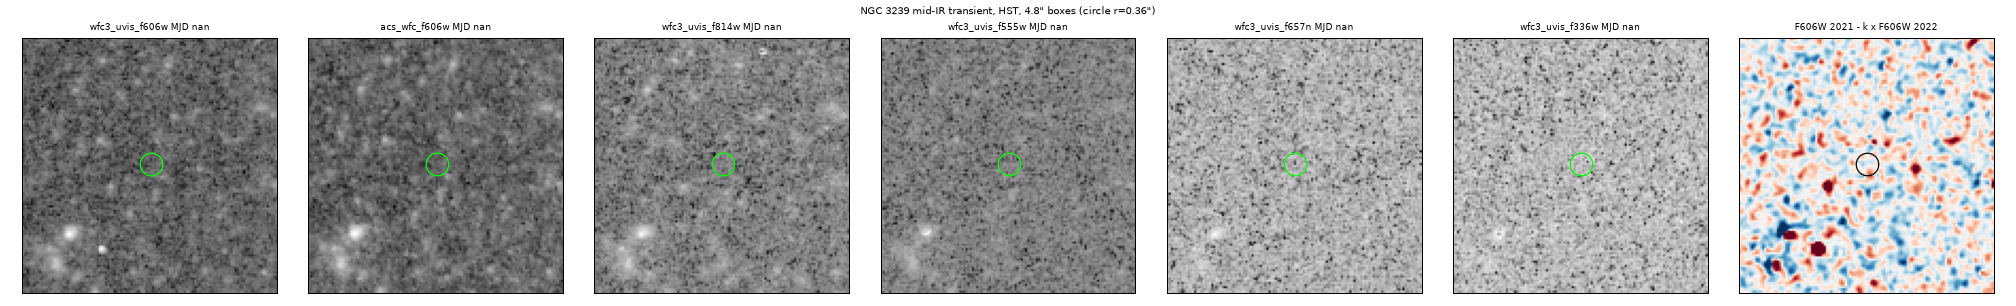

Python code for this plot:
"""HST at the NGC 3239 mid-IR transient (156.2910 +17.1639; WISE peak 2020-11-21): WFC3/UVIS F606W on 2021-02-15
(85 d after the WISE peak, W1 excess ~170 uJy) vs ACS/WFC F606W on 2022-12-11 (WISE back near baseline), on the
same HAP skycell grid (0.04"/px). Input: HAP MVM cutouts downloaded with astroquery.mast.Hapcut into a directory
given as argv[1]. Output: hst_ngc3239.png and hst_ngc3239.json (aperture photometry of the difference).

    uv run python hunts/H-0012/reviews/claude-referee-triage-2026-11-01/hst_ngc3239.py /tmp/h0012_ref_hst
"""
import json
import sys
from pathlib import Path

import matplotlib
matplotlib.use("Agg")
import matplotlib.pyplot as plt
import numpy as np
from astropy.io import fits
from astropy.wcs import WCS
from scipy import ndimage

HERE = Path(__file__).resolve().parent
D = Path(sys.argv[1])
RA, DEC = 156.2910, 17.1639


def load(tag):
    f = D / f"hst_combined_skycells-ra156d291-decn17d1639_{tag}.fits"
    h = fits.open(f)
    ext = 1 if len(h) > 1 and h[1].data is not None else 0
    img, hdr = h[ext].data.astype(float), h[ext].header
    return img, WCS(hdr), hdr


panels = {}
for tag in ("wfc3_uvis_f606w", "acs_wfc_f606w", "wfc3_uvis_f814w", "wfc3_uvis_f555w", "wfc3_uvis_f657n", "wfc3_uvis_f336w"):
    try:
        panels[tag] = load(tag)
    except Exception as e:  # noqa: BLE001
        print(tag, "ERR", e)
a, wa, ha = panels["wfc3_uvis_f606w"]
b, wb, hb = panels["acs_wfc_f606w"]
x, y = wa.all_world2pix([[RA, DEC]], 0)[0]
xb, yb = wb.all_world2pix([[RA, DEC]], 0)[0]
print("pix", x, y, xb, yb, a.shape, b.shape, "PHOTFLAM", ha.get("PHOTFLAM"), hb.get("PHOTFLAM"))
# both are in electrons/s on the skycell grid; put on the same flux scale with PHOTFLAM, match PSFs roughly
fa, fb = ha.get("PHOTFLAM", 1.0), hb.get("PHOTFLAM", 1.0)
A = np.nan_to_num(a) * fa
B = np.nan_to_num(b) * fb
if A.shape == B.shape:
    # scale B to A on the galaxy background within 3" (absorbs throughput differences between the two F606W filters)
    yy, xx = np.mgrid[: A.shape[0], : A.shape[1]]
    r = np.hypot(xx - x, yy - y) * 0.04
    ring = (r > 1.0) & (r < 3.0)
    k = np.median(A[ring]) / np.median(B[ring]) if np.median(B[ring]) != 0 else 1.0
    Dm = ndimage.gaussian_filter(A, 1.0) - k * ndimage.gaussian_filter(B, 1.0)
    ap = r < 0.15
    bg = (r > 0.4) & (r < 0.8)
    net = float(np.sum(Dm[ap] - np.median(Dm[bg])))
    noise = float(np.std(Dm[bg]) * np.sqrt(ap.sum()))
    zp = -2.5 * np.log10(fa) - 21.10 - 5 * np.log10(ha.get("PHOTPLAM", 5900)) + 18.692  # AB from PHOTFLAM/PHOTPLAM
    res = dict(scale_B_to_A=float(k), net_flux_flam=net / fa, net_snr=net / noise if noise else None,
               note="aperture r=0.15\", difference WFC3 F606W (2021-02-15) minus scaled ACS F606W (2022-12-11)")
    if net > 0:
        res["mag_AB_approx"] = float(-2.5 * np.log10(net / fa) + zp)
    lim = 5 * noise / fa
    res["mag_AB_5sigma_limit"] = float(-2.5 * np.log10(lim) + zp) if lim > 0 else None
else:
    Dm, res = None, dict(error=f"shape mismatch {A.shape} {B.shape}")
print(res)
fig, ax = plt.subplots(1, len(panels) + 1, figsize=(3.2 * (len(panels) + 1), 3.4))
for i, (tag, (im, w, h)) in enumerate(panels.items()):
    xi, yi = w.all_world2pix([[RA, DEC]], 0)[0]
    s = 60
    cut = im[int(yi) - s:int(yi) + s, int(xi) - s:int(xi) + s]
    v0, v1 = np.nanpercentile(cut, [2, 99.5])
    ax[i].imshow(np.arcsinh((cut - v0) / max(v1 - v0, 1e-9) * 10), origin="lower", cmap="gray")
    ax[i].plot(s, s, "o", mfc="none", mec="lime", ms=18)
    ax[i].set_title(f"{tag} MJD {h.get('EXPSTART', float('nan')):.0f}", fontsize=7)
if Dm is not None:
    s = 60
    cut = Dm[int(y) - s:int(y) + s, int(x) - s:int(x) + s]
    v = np.nanpercentile(np.abs(cut), 99)
    ax[-1].imshow(cut, origin="lower", cmap="RdBu_r", vmin=-v, vmax=v)
    ax[-1].plot(s, s, "o", mfc="none", mec="k", ms=18)
    ax[-1].set_title("F606W 2021 - k x F606W 2022", fontsize=7)
for a_ in ax:
    a_.set_xticks([]); a_.set_yticks([])
fig.suptitle("NGC 3239 mid-IR transient, HST, 4.8\" boxes (circle r=0.36\")", fontsize=8)
fig.tight_layout()
fig.savefig(HERE / "hst_ngc3239.png", dpi=90)
(HERE / "hst_ngc3239.json").write_text(json.dumps(res, indent=1))

# Search the whole 1.2" radius (WISE astrometric uncertainty) for any positive residual, against the
# distribution of the same aperture sums over the rest of the cutout (unsmoothed difference, r = 0.12" apertures).
if Dm is not None:
    raw = A - k * B
    ker = np.zeros((7, 7)); yy7, xx7 = np.mgrid[-3:4, -3:4]; ker[np.hypot(xx7, yy7) <= 3] = 1
    apsum = ndimage.convolve(raw, ker, mode="nearest")
    yy, xx = np.mgrid[: raw.shape[0], : raw.shape[1]]
    rr = np.hypot(xx - x, yy - y) * 0.04
    ctrl = apsum[(rr > 2.0) & (rr < 3.8)]
    sig = 1.4826 * np.median(np.abs(ctrl - np.median(ctrl)))
    inner = apsum[rr <= 1.2]
    zp = -2.5 * np.log10(fa) - 21.10 - 5 * np.log10(ha.get("PHOTPLAM", 5887)) + 18.6921
    res2 = dict(max_snr_within_1p2=float((inner.max() - np.median(ctrl)) / sig),
                frac_control_apertures_above_that=float(np.mean(ctrl - np.median(ctrl) > inner.max() - np.median(ctrl))),
                five_sigma_mag_AB_r012=float(-2.5 * np.log10(5 * sig / fa / 0.75) + zp))  # ~75% of a point source in r=0.12"
    print(res2)
    res.update(res2)
    (HERE / "hst_ngc3239.json").write_text(json.dumps(res, indent=1))
